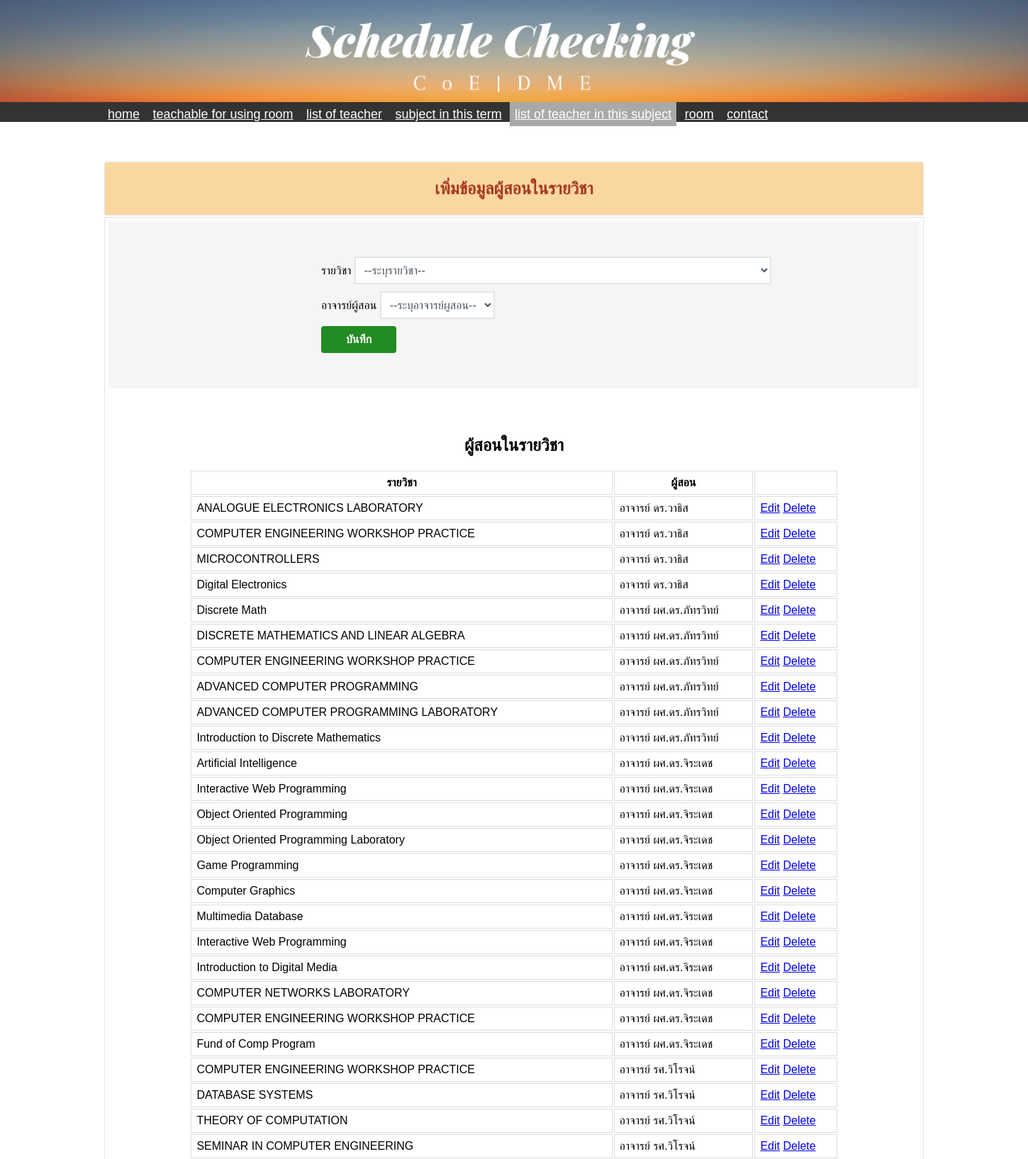
The app's page /ScheduleChecking/lecture_course_add.php (upper part) with its own data.
### tables this page shows
CREATE TABLE `lec_course` (
  `lc_index` int(11) NOT NULL,
  `lec_id` int(255) NOT NULL,
  `course_id` int(255) NOT NULL
);

CREATE TABLE `course` (
  `course_index` int(11) NOT NULL,
  `degree` varchar(50) NOT NULL,
  `course_id` varchar(10) NOT NULL,
  `course_name` varchar(50) NOT NULL,
  `course_weight` int(10) NOT NULL,
  `lec_lab` varchar(11) NOT NULL,
  `course_cond` varchar(50) NOT NULL,
  `course_option` varchar(50) NOT NULL,
  `semester` int(10) NOT NULL,
  `year_type` varchar(10) NOT NULL
);

CREATE TABLE `lecture` (
  `lec_id` int(11) NOT NULL,
  `lecture_name` varchar(50) NOT NULL
);

### ScheduleChecking/lecture_course_add.php (the view, shortened to what this page needs)
<?php
include('header.php');
?>
<div id="main-content" align='center'>
    <div>
    <table>
        <tbody>
            <tr>
                <br><br><br>
                <td style=' color: #a73b23; padding: 3px; border-top: 1px solid #e6e6e6; border-left: 1px solid #e6e6e6; border-right: 1px solid #e6e6e6; border-bottom: 1px solid #e6e6e6; border-top-left-radius: 4px; border-top-right-radius: 4px; background-color: #FAD7A0; text-align:center; '>
                    <h2>เพิ่มข้อมูลผู้สอนในรายวิชา</h2>
                </td>
            </tr>
            <tr>
                <td style='padding: 5px;border-left: 1px solid #e6e6e6; border-right: 1px solid #e6e6e6;'>
                    <div class="div2">
    <form class="post-form" action="lecture_course_Save_P.php" method="post">
        <div class="form-group">
            <label>รายวิชา </label>
            <select name="cs_idName">
                <option value="" selected disabled>--ระบุรายวิชา--</option>
            </select>
            <br>
            <label>อาจารย์ผู้สอน </label>
            <select name="lectureID">
                <option value="" selected disabled>--ระบุอาจารย์ผูสอน--</option>
            </select>
            <br>
            <input class="submit" type="submit" value="บันทึก">
        </div>
    </form>
</div>
<div>
<br><br>
    <h2 align='center'>ผู้สอนในรายวิชา</h2>
    <?php
    $sql = "SELECT * FROM lec_course INNER JOIN lecture ON lec_course.lec_id = lecture.lec_id
    INNER JOIN course ON lec_course.course_id = course.course_index";
    $res = mysqli_query($dbcon, $sql) or die("Query Unsuccessful");
    if (mysqli_num_rows($res) > 0) {
    ?>
        <table cellpadding="7px">
            <thead style='text-align:center';>
               <b> <th>รายวิชา</th>
                   <th>ผู้สอน</th></b>
                <th></th>
            </thead>
            <tbody>
                <?php
                while ($r = mysqli_fetch_assoc($res)) {
                ?>
                    <tr>
                        <td> <?php echo $r['course_name'] ?></td>
                        <td> <?php echo 'อาจารย์ ' . $r['lecture_name'] ?></td>
                        <td>
                            <a href="lecture_course_Edit.php?id=<?php echo $r['lc_index'] ?>">Edit</a>
                            <a href="lecture_course_Delete-inline_P.php?id=<?php echo $r['lc_index'] ?>">Delete</a>
                        </td>
                    </tr>
                <?php } ?>
            </tbody>
        </table>
    <?php } else {
        echo "No record found";
    }
    ?>
</div>
                      </td>
            </tr>
        </tbody>
    </table>
</div>

### ScheduleChecking/header.php (style rules this page uses)
body { font-family: 'Athiti', sans-serif; margin: 0; background-color: transparent; }
table { width: 80%; margin: 0 auto; background-color: transparent; }
th, td { border: 1px solid #ddd; }
select { border: 2px solid #E3E7E4; background-color: white; text-transform: uppercase; color: #47515c; padding: 8px 8px 8px 8px; width: auto; cursor: pointer; margin-bottom: 10px; font-size: 16px; }
select>option { text-transform: uppercase; padding: 5px 0px; }
input[type=submit] { background-color: forestgreen; text-decoration: none; color: white; padding: 10px 35px 10px 35px; font-size: 16px; font-weight: bold; border: 0px solid #FF4500; cursor: pointer; border-radius: 4px; }
.div2 { border: 0px solid #dadada; padding: 50px 50px; padding-left: 300px; border-radius: 4px; margin-bottom: 10px; background-color: #f5f5f5; }

### records on screen
lec_course: course.course_name "ANALOGUE ELECTRONICS LABORATORY", lec.lecture_name "ดร.วาธิส"
lec_course: course.course_name "COMPUTER ENGINEERING WORKSHOP PRACTICE", lec.lecture_name "ดร.วาธิส"
lec_course: course.course_name "MICROCONTROLLERS", lec.lecture_name "ดร.วาธิส"
lec_course: course.course_name "Digital Electronics", lec.lecture_name "ดร.วาธิส"
lec_course: course.course_name "Discrete Math", lec.lecture_name "ผศ.ดร.ภัทรวิทย์"
lec_course: course.course_name "DISCRETE MATHEMATICS AND LINEAR ALGEBRA", lec.lecture_name "ผศ.ดร.ภัทรวิทย์"
lec_course: course.course_name "COMPUTER ENGINEERING WORKSHOP PRACTICE", lec.lecture_name "ผศ.ดร.ภัทรวิทย์"
lec_course: course.course_name "ADVANCED COMPUTER PROGRAMMING", lec.lecture_name "ผศ.ดร.ภัทรวิทย์"
lec_course: course.course_name "ADVANCED COMPUTER PROGRAMMING LABORATORY", lec.lecture_name "ผศ.ดร.ภัทรวิทย์"
lec_course: course.course_name "Introduction to Discrete Mathematics", lec.lecture_name "ผศ.ดร.ภัทรวิทย์"
lec_course: course.course_name "Artificial Intelligence", lec.lecture_name "ผศ.ดร.จิระเดช"
lec_course: course.course_name "Interactive Web Programming", lec.lecture_name "ผศ.ดร.จิระเดช"
lec_course: course.course_name "Object Oriented Programming", lec.lecture_name "ผศ.ดร.จิระเดช"
lec_course: course.course_name "Object Oriented Programming Laboratory", lec.lecture_name "ผศ.ดร.จิระเดช"
lec_course: course.course_name "Game Programming", lec.lecture_name "ผศ.ดร.จิระเดช"
lec_course: course.course_name "Computer Graphics", lec.lecture_name "ผศ.ดร.จิระเดช"
lec_course: course.course_name "Multimedia Database", lec.lecture_name "ผศ.ดร.จิระเดช"
lec_course: course.course_name "Interactive Web Programming", lec.lecture_name "ผศ.ดร.จิระเดช"
lec_course: course.course_name "Introduction to Digital Media", lec.lecture_name "ผศ.ดร.จิระเดช"
lec_course: course.course_name "COMPUTER NETWORKS LABORATORY", lec.lecture_name "ผศ.ดร.จิระเดช"
lec_course: course.course_name "COMPUTER ENGINEERING WORKSHOP PRACTICE", lec.lecture_name "ผศ.ดร.จิระเดช"
lec_course: course.course_name "Fund of Comp Program", lec.lecture_name "ผศ.ดร.จิระเดช"
lec_course: course.course_name "COMPUTER ENGINEERING WORKSHOP PRACTICE", lec.lecture_name "รศ.วิโรจน์"
lec_course: course.course_name "DATABASE SYSTEMS", lec.lecture_name "รศ.วิโรจน์"
lec_course: course.course_name "THEORY OF COMPUTATION", lec.lecture_name "รศ.วิโรจน์"
lec_course: course.course_name "SEMINAR IN COMPUTER ENGINEERING", lec.lecture_name "รศ.วิโรจน์"
